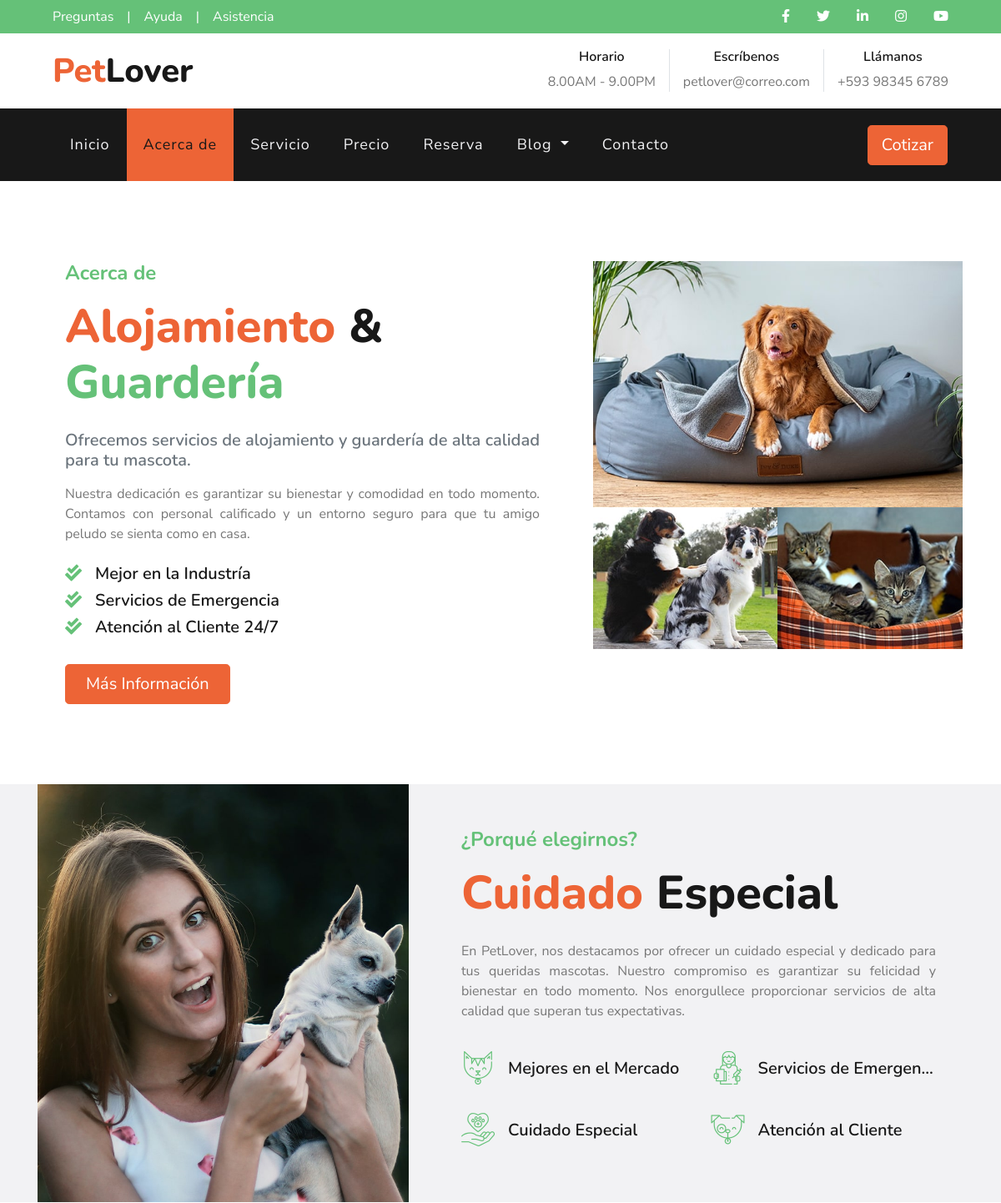
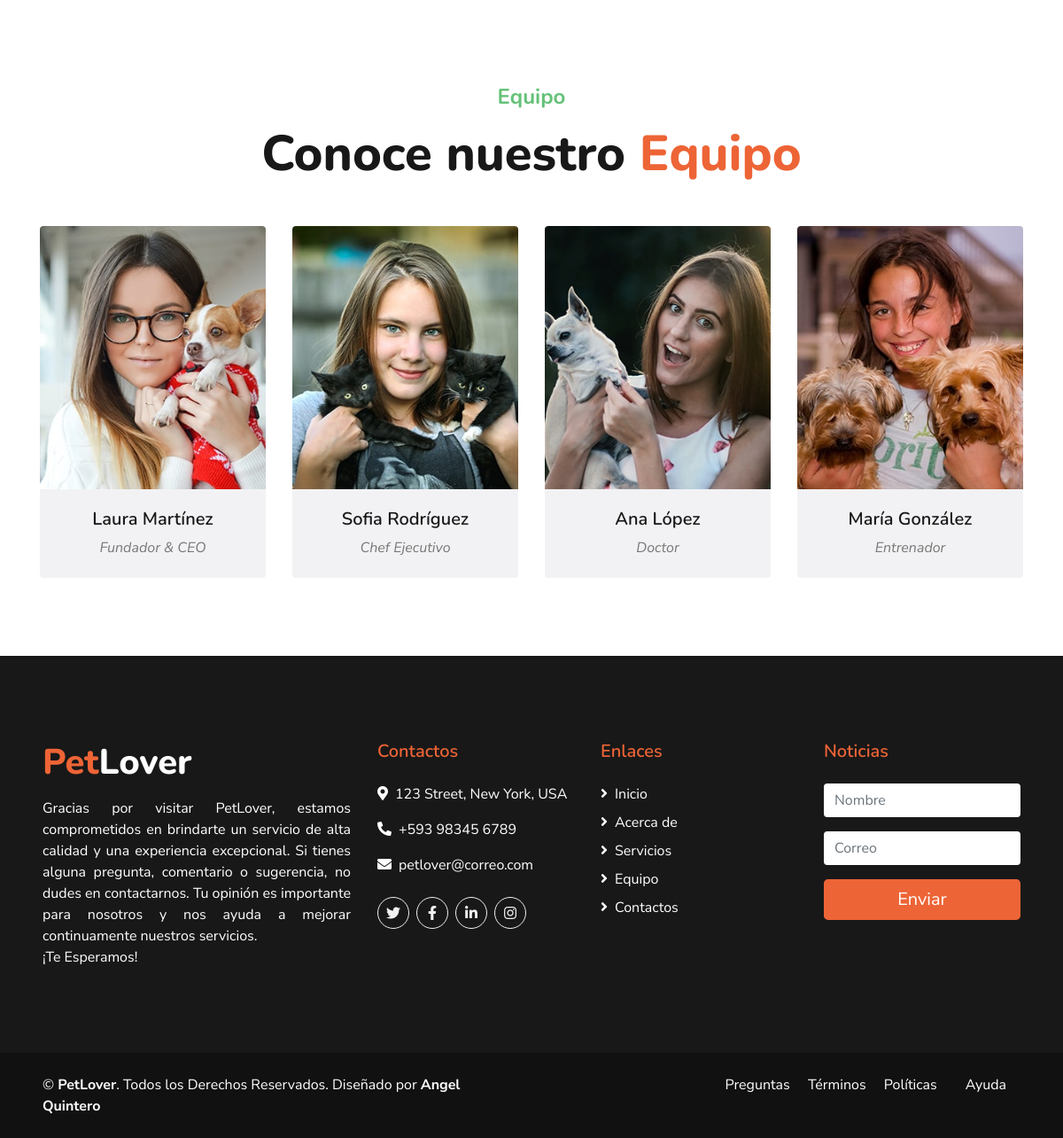
The page /about/ on the database its author committed (2 pictures, top to bottom).
### pages/models.py (models this page shows, shortened)
class Page(models.Model):
    title=models.CharField(max_length=100, verbose_name="Título")
    content=RichTextField(verbose_name="Contenido")
    created=models.DateTimeField(auto_now_add=True, verbose_name="Fecha de creación")
    updated=models.DateTimeField(auto_now=True, verbose_name="Fecha de modificación")
    class Meta:
        verbose_name="Página"
        verbose_name_plural="Páginas"
        ordering=['created']

### about/models.py (models this page shows, shortened)
class About(models.Model):
    name=models.CharField(max_length=50, verbose_name="Nombre")
    profession=models.CharField(max_length=50,verbose_name="Cargo")
    socialnet = models.ManyToManyField(Social, verbose_name='Redes')
    image=models.ImageField(verbose_name="Imagen")
    created=models.DateTimeField(auto_now_add=True, verbose_name="Fecha de creación")
    updated=models.DateTimeField(auto_now=True, verbose_name="Fecha de modificación")
    class Meta:
        verbose_name="Miembro"
        verbose_name_plural="Miembros"
        ordering=["created"]

### about/views.py (the view)
# urls.py: path('', views.about, name="about"),
def about(request):
    about=About.objects.all() # Consulta para obtener todos los servicios
    return render(request,"about/about.html",{'listAbout':about})

### pages/templatetags/pages_secundary.py (called while the page is built)
@register.simple_tag
def get_list_pages():
    pages=Page.objects.all()
    return pages

### social/processor.py (called while the page is built)
def context(request):
    dict={}
    listSocial=Social.objects.all()
    for social in listSocial:
        dict[social.key]=social.url
    return dict

### about/templates/about/about.html (shortened to what this page needs)
{% extends 'core/base.html' %}
{% load static %}{% block title %}Acerca de{% endblock %}
{% block content %}
<div class="container py-5">
  <div class="row py-5">
    <div class="col-lg-7 pb-5 pb-lg-0 px-3 px-lg-5"><h4 class="text-secondary mb-3">Acerca de</h4>
      <h1 class="display-4 mb-4">
        <span class="text-primary">Alojamiento</span> & <span class="text-secondary">Guardería</span>
      </h1>
      <h5 class="text-muted mb-3">Ofrecemos servicios de alojamiento y guardería de alta calidad para tu mascota.</h5>
      <p style="text-align:justify" class="mb-4">
        Nuestra dedicación es garantizar su bienestar y comodidad en todo
        momento. Contamos con personal calificado y un entorno seguro para que
        tu amigo peludo se sienta como en casa.
      </p>
      <ul class="list-inline">
        <li><h5><i class="fa fa-check-double text-secondary mr-3"></i>Mejor en la Industría</h5></li>
        <li><h5><i class="fa fa-check-double text-secondary mr-3"></i>Servicios de Emergencia</h5></li>
        <li><h5><i class="fa fa-check-double text-secondary mr-3"></i>Atención al Cliente 24/7</h5></li>
      </ul>
      <a href="" class="btn btn-lg btn-primary mt-3 px-4">Más Información</a>
    </div>
    <div class="col-lg-5">
      <div class="row px-3">
        <div class="col-12 p-0">
          <img class="img-fluid w-100" src="{% static 'core/img/about-1.jpg' %}" alt=""/>
        </div>
        <div class="col-6 p-0">
          <img class="img-fluid w-100" src="{% static 'core/img/about-2.jpg' %}" alt=""/>
        </div>
        <div class="col-6 p-0">
          <img class="img-fluid w-100" src="{% static 'core/img/about-3.jpg' %}" alt=""/>
        </div>
      </div>
    </div>
  </div>
</div>
<div class="container-fluid bg-light">
  <div class="container">
    <div class="row align-items-center">
      <div class="col-lg-5">
        <img class="img-fluid w-100" src="{% static 'core/img/feature.jpg' %}" alt=""/>
      </div>
      <div class="col-lg-7 py-5 py-lg-0 px-3 px-lg-5">
        <h4 class="text-secondary mb-3">¿Porqué elegirnos?</h4>
        <h1 class="display-4 mb-4"><span class="text-primary">Cuidado</span> Especial</h1>
        <p style="text-align:justify" class="mb-4">
          En PetLover, nos destacamos por ofrecer un cuidado especial y dedicado
          para tus queridas mascotas. Nuestro compromiso es garantizar su
          felicidad y bienestar en todo momento. Nos enorgullece proporcionar
          servicios de alta calidad que superan tus expectativas.
        </p>
        <div class="row py-2">
          <div class="col-6">
            <div class="d-flex align-items-center mb-4">
              <h1 class="flaticon-cat font-weight-normal text-secondary m-0 mr-3"></h1>
              <h5 class="text-truncate m-0">Mejores en el Mercado</h5>
            </div>
          </div>
          <div class="col-6">
            <div class="d-flex align-items-center mb-4">
              <h1 class="flaticon-doctor font-weight-normal text-secondary m-0 mr-3"></h1>
              <h5 class="text-truncate m-0">Servicios de Emergencia</h5>
            </div>
          </div>
          <div class="col-6">
            <div class="d-flex align-items-center">
              <h1 class="flaticon-care font-weight-normal text-secondary m-0 mr-3"></h1>
              <h5 class="text-truncate m-0">Cuidado Especial</h5>
            </div>
          </div>
          <div class="col-6">
            <div class="d-flex align-items-center">
              <h1 class="flaticon-dog font-weight-normal text-secondary m-0 mr-3"></h1>
              <h5 class="text-truncate m-0">Atención al Cliente</h5>
            </div>
          </div>
        </div>
      </div>
    </div>
  </div>
</div>
<div class="container mt-5 pt-5 pb-3">
  <div class="d-flex flex-column text-center mb-5">
    <h4 class="text-secondary mb-3">Equipo</h4><h1 class="display-4 m-0">Conoce nuestro <span class="text-primary">Equipo</span></h1>
  </div>
  <div class="row">
    {% for about in listAbout %}
    <div class="col-lg-3 col-md-6">
      <div class="team card position-relative overflow-hidden border-0 mb-4">
        <img class="card-img-top" src="{{about.image.url}}" alt=""/>
        <div class="card-body text-center p-0">
          <div class="team-text d-flex flex-column justify-content-center bg-light">
            <h5>{{about.name}}</h5><i>{{about.profession}}</i>
          </div>
        </div>
      </div>
    </div>
    {% endfor %}
  </div>
</div>
{% endblock %}

### core/templates/core/base.html (shortened to what this page needs)
<!DOCTYPE html>
<html lang="es">
  <head>
    {% load static %}
    <link href="https://cdnjs.cloudflare.com/ajax/libs/font-awesome/5.10.0/css/all.min.css" rel="stylesheet"/>
    <link href="{% static 'core/lib/flaticon/font/flaticon.css' %}" rel="stylesheet"/>
    <link href="{% static 'core/lib/owlcarousel/assets/owl.carousel.min.css' %}" rel="stylesheet"/>
    <link href="{% static 'core/lib/tempusdominus/css/tempusdominus-bootstrap-4.min.css' %}" rel="stylesheet"/>
    <link href="{% static 'core/css/style.css' %}" rel="stylesheet"/>
  </head>
  <body>
    <div class="container-fluid">
      <div class="row bg-secondary py-2 px-lg-5">
        <div class="col-lg-6 text-center text-lg-left mb-2 mb-lg-0">
          <div class="d-inline-flex align-items-center">
            {% load pages_secundary %}{% get_list_pages as listPages %}
            {% for page in listPages %}
              {% if "Preguntas Frecuentes" in page.title %}
                <a href="{% url 'pages' page.id %}" class="text-white pr-3 link">{{page.title.split.0}}</a>
              {% endif %}
            {% endfor %}
            <span class="text-white">|</span><a class="text-white px-3" href="">Ayuda</a>
            <span class="text-white">|</span><a class="text-white pl-3" href="">Asistencia</a>
          </div>
        </div>
        <div class="col-lg-6 text-center text-lg-right">
          <div class="d-inline-flex align-items-center">
            <a class="text-white px-3" href="{{URL_FACEBOOK}}" target="_blank"><i class="fab fa-facebook-f"></i></a>
            <a class="text-white px-3" href="{{URL_TWITTER}}" target="_blank"><i class="fab fa-twitter"></i></a>
            <a class="text-white px-3" href="{{URL_LINKEDIN}}" target="_blank"><i class="fab fa-linkedin-in"></i></a>
            <a class="text-white px-3" href="{{URL_INSTAGRAM}}" target="_blank"><i class="fab fa-instagram"></i></a>
            <a class="text-white pl-3" href="{{URL_YOUTUBE}}" target="_blank"><i class="fab fa-youtube"></i></a>
          </div>
        </div>
      </div>
      <div class="row py-3 px-lg-5">
        <div class="col-lg-4">
          <a href="{% url 'home' %}" class="navbar-brand d-none d-lg-block">
            <h1 class="m-0 display-5 text-capitalize"><span class="text-primary">Pet</span>Lover</h1>
          </a>
        </div>
        <div class="col-lg-8 text-center text-lg-right">
          <div class="d-inline-flex align-items-center">
            <div class="d-inline-flex flex-column text-center pr-3 border-right">
              <h6>Horario</h6><p class="m-0">8.00AM - 9.00PM</p>
            </div>
            <div class="d-inline-flex flex-column text-center px-3 border-right">
              <h6>Escríbenos</h6><p class="m-0">petlover@correo.com</p>
            </div>
            <div class="d-inline-flex flex-column text-center pl-3">
              <h6>Llámanos</h6><p class="m-0">+593 98345 6789</p>
            </div>
          </div>
        </div>
      </div>
    </div>
    <div class="container-fluid p-0">
      <nav class="navbar navbar-expand-lg bg-dark navbar-dark py-3 py-lg-0 px-lg-5">
        <div class="collapse navbar-collapse justify-content-between px-3" id="navbarCollapse">
          <div class="navbar-nav mr-auto py-0">
            <li><a href="{% url 'home' %}" class="nav-item nav-link {% if request.path == '/' %}active{% endif %}">Inicio</a></li>
            <li><a href="{% url 'about' %}" class="nav-item nav-link {% if request.path == '/about/' %}active{% endif %}">Acerca de</a></li>
            <li><a href="{% url 'services' %}" class="nav-item nav-link {% if request.path == '/services/' %}active{% endif %}">Servicio</a></li>
            <li><a href="{% url 'prices' %}" class="nav-item nav-link {% if request.path == '/prices/' %}active{% endif %}">Precio</a></li>
            <li><a href="{% url 'booking' %}" class="nav-item nav-link {% if request.path == '/booking/' %}active{% endif %}">Reserva</a></li>
            <li class="nav-item dropdown">
              <a href="#" class="nav-link dropdown-toggle
                {% if request.path == '/blog/' or request.path == '/single/' %}active{% endif %}" data-toggle="dropdown">Blog
              </a>
            </li>
            <li>
              <a href="{% url 'contact' %}" class="nav-item nav-link {% if request.path == '/contact/' %}active{% endif %}">Contacto</a>
            </li>
          </div>
          <a href="{% url 'prices' %}" class="btn btn-lg btn-primary px-3 d-none d-lg-block">Cotizar</a>
        </div>
      </nav>
    </div>
    {% block content %}{% endblock %}
    <div class="container-fluid bg-dark text-white mt-5 py-5 px-sm-3 px-md-5">
      <div class="row pt-5">
        <div class="col-lg-4 col-md-12 mb-5">
          <h1 class="mb-3 display-5 text-capitalize text-white"><span class="text-primary">Pet</span>Lover</h1>
          <p style="text-align:justify" class="m-0">Gracias por visitar PetLover, estamos comprometidos en brindarte un servicio de alta calidad
            y una experiencia excepcional. Si tienes alguna pregunta, comentario o sugerencia,
            no dudes en contactarnos. Tu opinión es importante para nosotros y nos ayuda a mejorar
            continuamente nuestros servicios.<br>¡Te Esperamos!
          </p>
        </div>
        <div class="col-lg-8 col-md-12">
          <div class="row">
            <div class="col-md-4 mb-5">
              <h5 class="text-primary mb-4">Contactos</h5>
              <p><i class="fa fa-map-marker-alt mr-2"></i>123 Street, New York, USA</p>
              <p><i class="fa fa-phone-alt mr-2"></i>+593 98345 6789</p>
              <p><i class="fa fa-envelope mr-2"></i>petlover@correo.com</p>
              <div class="d-flex justify-content-start mt-4">
                <a class="btn btn-outline-light rounded-circle text-center mr-2 px-0" style="width: 36px; height: 36px"
                  href="{{URL_TWITTER}}" target="_blank"><i class="fab fa-twitter"></i>
                </a>
                <a class="btn btn-outline-light rounded-circle text-center mr-2 px-0" style="width: 36px; height: 36px"
                    href="{{URL_FACEBOOK}}" target="_blank"><i class="fab fa-facebook-f"></i>
                </a>
                <a class="btn btn-outline-light rounded-circle text-center mr-2 px-0" style="width: 36px; height: 36px"
                  href="{{URL_LINKEDIN}}" target="_blank"><i class="fab fa-linkedin-in"></i>
                </a>
                <a class="btn btn-outline-light rounded-circle text-center mr-2 px-0" style="width: 36px; height: 36px"
                  href="{{URL_INSTAGRAM}}" target="_blank"><i class="fab fa-instagram"></i>
                </a>
              </div>
            </div>
            <div class="col-md-4 mb-5"><h5 class="text-primary mb-4">Enlaces</h5>
              <div class="d-flex flex-column justify-content-start">
                <a class="text-white mb-2" href="{% url 'home' %}"><i class="fa fa-angle-right mr-2"></i>Inicio</a>
                <a class="text-white mb-2" href="{% url 'about' %}"><i class="fa fa-angle-right mr-2"></i>Acerca de</a>
                <a class="text-white mb-2" href="{% url 'services' %}"><i class="fa fa-angle-right mr-2"></i>Servicios</a>
                <a class="text-white mb-2" href="{% url 'about' %}"><i class="fa fa-angle-right mr-2"></i>Equipo</a>
                <a class="text-white mb-2" href="{% url 'contact' %}"><i class="fa fa-angle-right mr-2"></i>Contactos</a>
              </div>
            </div>
            <div class="col-md-4 mb-5"><h5 class="text-primary mb-4">Noticias</h5>
              <form action="">
                <div class="form-group">
                  <input type="text" class="form-control border-0" placeholder="Nombre" required="required"/>
                </div>
                <div class="form-group">
                  <input type="email" class="form-control border-0" placeholder="Correo" required="required"/>
                </div>
                <div>
                  <button class="btn btn-lg btn-primary btn-block border-0" type="submit">Enviar</button>
                </div>
              </form>
            </div>
          </div>
        </div>
      </div>
    </div>
    <div class="container-fluid text-white py-4 px-sm-3 px-md-5" style="background: #111111">
      <div class="row">
        <div class="col-md-6 text-center text-md-left mb-3 mb-md-0">
          <p class="m-0 text-white">&copy;
            <a class="text-white font-weight-bold" href="{% url 'home' %}">PetLover</a>. Todos los Derechos Reservados. Diseñado por
            <a class="text-white font-weight-bold" href="">Angel Quintero</a>
          </p>
        </div>
        <div class="col-md-6 text-center text-md-right">
          <ul class="nav d-inline-flex">
            <li class="nav-item">
              {% load pages_secundary %}{% get_list_pages as listPages %}
              {% for page in listPages %}
                <a href="{% url 'pages' page.id %}" class="text-white pr-3 link">{{page.title.split.0}}</a>
              {% endfor %}
            </li>
            <li class="nav-item"><a class="nav-link text-white py-0" href="#">Ayuda</a></li>
          </ul>
        </div>
      </div>
    </div>
  </body>
</html>

### rows shown on the page
Page: title.split.0 "Preguntas"
About: image (picture), name "Laura Martínez", profession "Fundador & CEO"
About: image (picture), name "Sofia Rodríguez", profession "Chef Ejecutivo"
About: image (picture), name "Ana López", profession "Doctor"
About: image (picture), name "María González", profession "Entrenador"
Page: title.split.0 "Términos"
Page: title.split.0 "Políticas"
